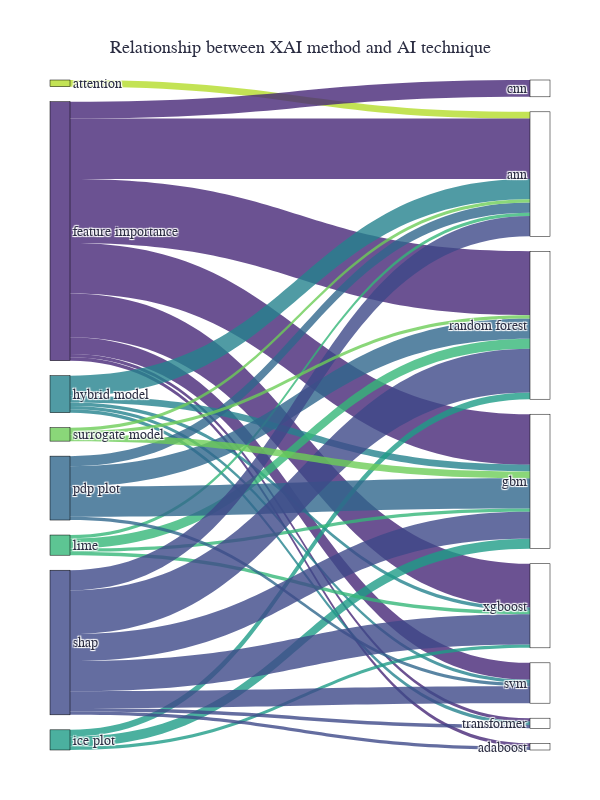

Write notebook code for a chart like this one.
### Code cell
data = ai_xai_combinations.groupby(["XAI", "AI"], as_index=False)["title"].count()
xai_total_values = data.groupby("XAI")["title"].sum().sort_values(ascending=False)
sorted_xai_labels = xai_total_values.index.tolist()
unique_ai_labels = [label for label in pd.concat([data["XAI"], data["AI"]]).unique() if label not in sorted_xai_labels]
sorted_labels = sorted_xai_labels + unique_ai_labels
label_map = {label: i for i, label in enumerate(sorted_labels)}
data["source_idx"] = data["XAI"].map(label_map)
data["target_idx"] = data["AI"].map(label_map)

xai_palette = sns.color_palette("viridis", n_colors=len(sorted_xai_labels))

xai_color_map = {xai: "rgba({}, {}, {}, 0.8)".format(
    int(r * 255), int(g * 255), int(b * 255)) for xai, (r, g, b) in zip(sorted_xai_labels, xai_palette)}

link_colors = [xai_color_map[source] for source in data["XAI"]]

node_colors = [
    xai_color_map[label] if label in xai_color_map else "#ffffff"  
    for label in sorted_labels
]

fig = go.Figure(go.Sankey(
    node=dict(
        pad=15, thickness=20, line=dict(color="black", width=0.5),  
        label=sorted_labels, color=node_colors
    ),
    link=dict(
        source=data["source_idx"], 
        target=data["target_idx"],  
        value=data["title"],
        color=link_colors
    )
))

fig.update_layout(
    title=dict(
        text="Relationship between XAI method and AI technique",
        font=dict(family="Calibri", size=18, color="#2b2d42"),  # Dark text
        x=0.5,  # Center title
        y=0.95
    ),
    font=dict(family="Calibri", size=14, color="#2b2d42"),  # Dark text
    paper_bgcolor="#ffffff",  # White background
    plot_bgcolor="#ffffff",  
    margin=dict(l=50, r=50, t=80, b=50),
    width=600, 
    height=800   
)

fig.show()

### Figure 1 — Plotly figure (JSON) as saved in the notebook; plotly's stock layout.template omitted (floating-point values rounded to 4 significant figures)
{"data": [{"link": {"color": ["rgba(181, 221, 43, 0.8)", "rgba(71, 39, 119, 0.8)", "rgba(71, 39, 119, 0.8)", "rgba(71, 39, 119, 0.8)", "rgba(71, 39, 119, 0.8)", "rgba(71, 39, 119, 0.8)", "rgba(71, 39, 119, 0.8)", "rgba(71, 39, 119, 0.8)", "rgba(71, 39, 119, 0.8)", "rgba(37, 130, 142, 0.8)", "rgba(37, 130, 142, 0.8)", "rgba(37, 130, 142, 0.8)", "rgba(37, 130, 142, 0.8)", "rgba(37, 130, 142, 0.8)", "rgba(30, 157, 136, 0.8)", "rgba(30, 157, 136, 0.8)", "rgba(30, 157, 136, 0.8)", "rgba(53, 183, 120, 0.8)", "rgba(53, 183, 120, 0.8)", "rgba(53, 183, 120, 0.8)", "rgba(53, 183, 120, 0.8)", "rgba(48, 103, 141, 0.8)", "rgba(48, 103, 141, 0.8)", "rgba(48, 103, 141, 0.8)", "rgba(48, 103, 141, 0.8)", "rgba(62, 73, 137, 0.8)", "rgba(62, 73, 137, 0.8)", "rgba(62, 73, 137, 0.8)", "rgba(62, 73, 137, 0.8)", "rgba(62, 73, 137, 0.8)", "rgba(62, 73, 137, 0.8)", "rgba(62, 73, 137, 0.8)", "rgba(109, 206, 88, 0.8)", "rgba(109, 206, 88, 0.8)", "rgba(109, 206, 88, 0.8)"], "source": [7, 0, 0, 0, 0, 0, 0, 0, 0, 3, 3, 3, 3, 3, 4, 4, 4, 5, 5, 5, 5, 2, 2, 2, 2, 1, 1, 1, 1, 1, 1, 1, 6, 6, 6], "target": [8, 9, 8, 10, 11, 12, 13, 14, 15, 8, 11, 13, 14, 15, 11, 12, 15, 8, 11, 12, 15, 8, 11, 12, 13, 9, 8, 11, 12, 13, 14, 15, 8, 11, 12], "value": [2, 1, 18, 5, 15, 19, 5, 1, 13, 6, 2, 1, 1, 1, 3, 2, 1, 1, 1, 3, 1, 3, 9, 6, 1, 1, 6, 8, 13, 5, 1, 9, 1, 2, 1]}, "node": {"color": ["rgba(71, 39, 119, 0.8)", "rgba(62, 73, 137, 0.8)", "rgba(48, 103, 141, 0.8)", "rgba(37, 130, 142, 0.8)", "rgba(30, 157, 136, 0.8)", "rgba(53, 183, 120, 0.8)", "rgba(109, 206, 88, 0.8)", "rgba(181, 221, 43, 0.8)", "#ffffff", "#ffffff", "#ffffff", "#ffffff", "#ffffff", "#ffffff", "#ffffff", "#ffffff"], "label": ["feature importance", "shap", "pdp plot", "hybrid model", "ice plot", "lime", "surrogate model", "attention", "ann", "adaboost", "cnn", "gbm", "random forest", "svm", "transformer", "xgboost"], "line": {"color": "black", "width": 0.5}, "pad": 15, "thickness": 20}, "type": "sankey"}], "layout": {"font": {"color": "#2b2d42", "family": "Calibri", "size": 14}, "height": 800, "margin": {"b": 50, "l": 50, "r": 50, "t": 80}, "paper_bgcolor": "#ffffff", "plot_bgcolor": "#ffffff", "title": {"font": {"color": "#2b2d42", "family": "Calibri", "size": 18}, "text": "Relationship between XAI method and AI technique", "x": 0.5, "y": 0.95}, "width": 600}}
